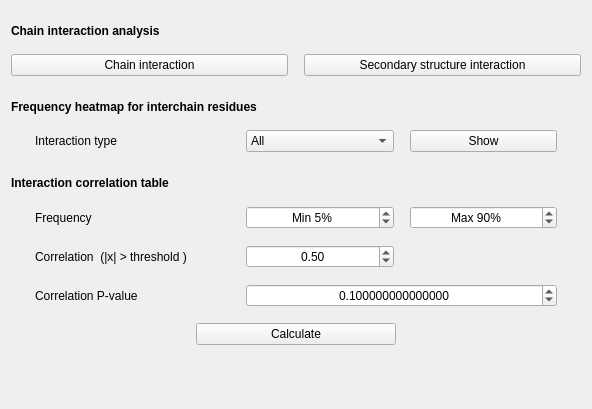
     <widget class="QWidget" name="tab_4">
      <property name="sizePolicy">
       <sizepolicy hsizetype="Minimum" vsizetype="Minimum">
        <horstretch>0</horstretch>
        <verstretch>0</verstretch>
       </sizepolicy>
      </property>
      <attribute name="title">
       <string>Edges</string>
      </attribute>
      <layout class="QVBoxLayout" name="verticalLayout_4">
       <property name="spacing">
        <number>24</number>
       </property>
       <property name="topMargin">
        <number>24</number>
       </property>
       <property name="bottomMargin">
        <number>24</number>
       </property>
       <item>
        <layout class="QVBoxLayout" name="verticalLayout_14">
         <property name="spacing">
          <number>24</number>
         </property>
         <property name="sizeConstraint">
          <enum>QLayout::SetFixedSize</enum>
         </property>
         <item>
          <layout class="QVBoxLayout" name="verticalLayout_29">
           <property name="spacing">
            <number>16</number>
           </property>
           <property name="topMargin">
            <number>0</number>
           </property>
           <item>
            <widget class="QLabel" name="label_6">
             <property name="font">
              <font>
               <weight>75</weight>
               <italic>false</italic>
               <bold>true</bold>
              </font>
             </property>
             <property name="text">
              <string>Chain interaction analysis</string>
             </property>
            </widget>
           </item>
           <item>
            <layout class="QHBoxLayout" name="horizontalLayout_26">
             <property name="spacing">
              <number>16</number>
             </property>
             <property name="topMargin">
              <number>0</number>
             </property>
             <item>
              <widget class="QPushButton" name="chain_graph">
               <property name="sizePolicy">
                <sizepolicy hsizetype="Fixed" vsizetype="Fixed">
                 <horstretch>0</horstretch>
                 <verstretch>0</verstretch>
                </sizepolicy>
               </property>
               <property name="minimumSize">
                <size>
                 <width>277</width>
                 <height>0</height>
                </size>
               </property>
               <property name="sizeIncrement">
                <size>
                 <width>200</width>
                 <height>0</height>
                </size>
               </property>
               <property name="toolTip">
                <string>Plot a graph of chains interaction</string>
               </property>
               <property name="text">
                <string>Chain interaction</string>
               </property>
              </widget>
             </item>
             <item>
              <widget class="QPushButton" name="SS_interaction">
               <property name="sizePolicy">
                <sizepolicy hsizetype="Fixed" vsizetype="Fixed">
                 <horstretch>0</horstretch>
                 <verstretch>0</verstretch>
                </sizepolicy>
               </property>
               <property name="minimumSize">
                <size>
                 <width>277</width>
                 <height>0</height>
                </size>
               </property>
               <property name="sizeIncrement">
                <size>
                 <width>200</width>
                 <height>0</height>
                </size>
               </property>
               <property name="text">
                <string>Secondary structure interaction</string>
               </property>
              </widget>
             </item>
            </layout>
           </item>
          </layout>
         </item>
         <item>
          <layout class="QVBoxLayout" name="verticalLayout_15">
           <property name="spacing">
            <number>16</number>
           </property>
           <property name="sizeConstraint">
            <enum>QLayout::SetFixedSize</enum>
           </property>
           <item>
            <widget class="QLabel" name="label_3">
             <property name="sizePolicy">
              <sizepolicy hsizetype="Minimum" vsizetype="Minimum">
               <horstretch>0</horstretch>
               <verstretch>0</verstretch>
              </sizepolicy>
             </property>
             <property name="font">
              <font>
               <weight>75</weight>
               <bold>true</bold>
              </font>
             </property>
             <property name="text">
              <string>Frequency heatmap for interchain residues</string>
             </property>
             <property name="wordWrap">
              <bool>true</bool>
             </property>
            </widget>
           </item>
           <item>
            <layout class="QGridLayout" name="gridLayout_5">
             <property name="leftMargin">
              <number>24</number>
             </property>
             <property name="topMargin">
              <number>0</number>
             </property>
             <property name="rightMargin">
              <number>24</number>
             </property>
             <item row="0" column="1">
              <widget class="QComboBox" name="interaction_sele">
               <property name="enabled">
                <bool>true</bool>
               </property>
               <property name="sizePolicy">
                <sizepolicy hsizetype="Preferred" vsizetype="Fixed">
                 <horstretch>0</horstretch>
                 <verstretch>0</verstretch>
                </sizepolicy>
               </property>
               <property name="minimumSize">
                <size>
                 <width>120</width>
                 <height>0</height>
                </size>
               </property>
               <property name="toolTip">
                <string>Interaction type</string>
               </property>
               <property name="editable">
                <bool>false</bool>
               </property>
               <item>
                <property name="text">
                 <string>All</string>
                </property>
               </item>
               <item>
                <property name="text">
                 <string>H-bond</string>
                </property>
               </item>
               <item>
                <property name="text">
                 <string>Ionic</string>
                </property>
               </item>
               <item>
                <property name="text">
                 <string>π-π stack</string>
                </property>
               </item>
               <item>
                <property name="text">
                 <string>π cation</string>
                </property>
               </item>
               <item>
                <property name="text">
                 <string>Disulfide</string>
                </property>
               </item>
               <item>
                <property name="text">
                 <string>Van der Waals</string>
                </property>
               </item>
               <item>
                <property name="text">
                 <string>IAC</string>
                </property>
               </item>
              </widget>
             </item>
             <item row="0" column="0">
              <widget class="QLabel" name="label_35">
               <property name="sizePolicy">
                <sizepolicy hsizetype="Fixed" vsizetype="Preferred">
                 <horstretch>0</horstretch>
                 <verstretch>0</verstretch>
                </sizepolicy>
               </property>
               <property name="minimumSize">
                <size>
                 <width>195</width>
                 <height>0</height>
                </size>
               </property>
               <property name="text">
                <string>Interaction type</string>
               </property>
              </widget>
             </item>
             <item row="0" column="2">
              <widget class="QPushButton" name="show_inter_heatmap">
               <property name="sizePolicy">
                <sizepolicy hsizetype="Preferred" vsizetype="Fixed">
                 <horstretch>0</horstretch>
                 <verstretch>0</verstretch>
                </sizepolicy>
               </property>
               <property name="minimumSize">
                <size>
                 <width>120</width>
                 <height>0</height>
                </size>
               </property>
               <property name="text">
                <string>Show</string>
               </property>
              </widget>
             </item>
            </layout>
           </item>
          </layout>
         </item>
        </layout>
       </item>
       <item>
        <widget class="QWidget" name="correlation" native="true">
         <layout class="QVBoxLayout" name="verticalLayout_16">
          <property name="spacing">
           <number>0</number>
          </property>
          <property name="leftMargin">
           <number>0</number>
          </property>
          <property name="topMargin">
           <number>0</number>
          </property>
          <property name="rightMargin">
           <number>0</number>
          </property>
          <property name="bottomMargin">
           <number>0</number>
          </property>
          <item>
           <layout class="QVBoxLayout" name="correlation_lay">
            <property name="spacing">
             <number>16</number>
            </property>
            <property name="rightMargin">
             <number>24</number>
            </property>
            <property name="bottomMargin">
             <number>0</number>
            </property>
            <item>
             <widget class="QLabel" name="label_33">
              <property name="font">
               <font>
                <weight>75</weight>
                <bold>true</bold>
               </font>
              </property>
              <property name="text">
               <string>Interaction correlation table</string>
              </property>
             </widget>
            </item>
            <item>
             <layout class="QGridLayout" name="grid_12">
              <property name="leftMargin">
               <number>24</number>
              </property>
              <property name="topMargin">
               <number>0</number>
              </property>
              <property name="rightMargin">
               <number>0</number>
              </property>
              <item row="1" column="0">
               <widget class="QLabel" name="label_34">
                <property name="sizePolicy">
                 <sizepolicy hsizetype="Fixed" vsizetype="Preferred">
                  <horstretch>0</horstretch>
                  <verstretch>0</verstretch>
                 </sizepolicy>
                </property>
                <property name="minimumSize">
                 <size>
                  <width>195</width>
                  <height>0</height>
                 </size>
                </property>
                <property name="text">
                 <string>Frequency</string>
                </property>
               </widget>
              </item>
              <item row="1" column="1">
               <widget class="QSpinBox" name="min_presence">
                <property name="sizePolicy">
                 <sizepolicy hsizetype="Preferred" vsizetype="Fixed">
                  <horstretch>0</horstretch>
                  <verstretch>0</verstretch>
                 </sizepolicy>
                </property>
                <property name="minimumSize">
                 <size>
                  <width>120</width>
                  <height>0</height>
                 </size>
                </property>
                <property name="alignment">
                 <set>Qt::AlignCenter</set>
                </property>
                <property name="suffix">
                 <string>%</string>
                </property>
                <property name="prefix">
                 <string notr="true">Min </string>
                </property>
                <property name="maximum">
                 <number>100</number>
                </property>
                <property name="value">
                 <number>5</number>
                </property>
               </widget>
              </item>
              <item row="1" column="2">
               <widget class="QSpinBox" name="max_presence">
                <property name="sizePolicy">
                 <sizepolicy hsizetype="Minimum" vsizetype="Fixed">
                  <horstretch>0</horstretch>
                  <verstretch>0</verstretch>
                 </sizepolicy>
                </property>
                <property name="minimumSize">
                 <size>
                  <width>120</width>
                  <height>0</height>
                 </size>
                </property>
                <property name="alignment">
                 <set>Qt::AlignCenter</set>
                </property>
                <property name="suffix">
                 <string>%</string>
                </property>
                <property name="prefix">
                 <string>Max </string>
                </property>
                <property name="maximum">
                 <number>100</number>
                </property>
                <property name="value">
                 <number>90</number>
                </property>
               </widget>
              </item>
              <item row="2" column="0">
               <widget class="QLabel" name="label_37">
                <property name="sizePolicy">
                 <sizepolicy hsizetype="Fixed" vsizetype="Preferred">
                  <horstretch>0</horstretch>
                  <verstretch>0</verstretch>
                 </sizepolicy>
                </property>
                <property name="text">
                 <string>Correlation  (|x| &gt; threshold )</string>
                </property>
               </widget>
              </item>
              <item row="2" column="1">
               <widget class="QDoubleSpinBox" name="coeff_thr">
                <property name="sizePolicy">
                 <sizepolicy hsizetype="Preferred" vsizetype="Fixed">
                  <horstretch>0</horstretch>
                  <verstretch>0</verstretch>
                 </sizepolicy>
                </property>
                <property name="minimumSize">
                 <size>
                  <width>120</width>
                  <height>0</height>
                 </size>
                </property>
                <property name="alignment">
                 <set>Qt::AlignCenter</set>
                </property>
                <property name="prefix">
                 <string/>
                </property>
                <property name="maximum">
                 <double>1.000000000000000</double>
                </property>
                <property name="singleStep">
                 <double>0.010000000000000</double>
                </property>
                <property name="value">
                 <double>0.500000000000000</double>
                </property>
               </widget>
              </item>
              <item row="3" column="0">
               <widget class="QLabel" name="label_2">
                <property name="text">
                 <string>Correlation P-value</string>
                </property>
               </widget>
              </item>
              <item row="3" column="1" colspan="2">
               <widget class="QDoubleSpinBox" name="p_thr">
                <property name="sizePolicy">
                 <sizepolicy hsizetype="Minimum" vsizetype="Fixed">
                  <horstretch>0</horstretch>
                  <verstretch>0</verstretch>
                 </sizepolicy>
                </property>
                <property name="alignment">
                 <set>Qt::AlignCenter</set>
                </property>
                <property name="decimals">
                 <number>15</number>
                </property>
                <property name="maximum">
                 <double>1.000000000000000</double>
                </property>
                <property name="singleStep">
                 <double>0.001000000000000</double>
                </property>
                <property name="value">
                 <double>0.100000000000000</double>
                </property>
               </widget>
              </item>
             </layout>
            </item>
            <item>
             <layout class="QHBoxLayout" name="horizontalLayout_45">
              <property name="leftMargin">
               <number>24</number>
              </property>
              <property name="topMargin">
               <number>0</number>
              </property>
              <item>
               <widget class="QPushButton" name="calc_corr">
                <property name="sizePolicy">
                 <sizepolicy hsizetype="Fixed" vsizetype="Fixed">
                  <horstretch>0</horstretch>
                  <verstretch>0</verstretch>
                 </sizepolicy>
                </property>
                <property name="minimumSize">
                 <size>
                  <width>200</width>
                  <height>0</height>
                 </size>
                </property>
                <property name="autoFillBackground">
                 <bool>false</bool>
                </property>
                <property name="text">
                 <string>Calculate</string>
                </property>
                <property name="autoDefault">
                 <bool>false</bool>
                </property>
                <property name="default">
                 <bool>false</bool>
                </property>
                <property name="flat">
                 <bool>false</bool>
                </property>
               </widget>
              </item>
             </layout>
            </item>
           </layout>
          </item>
         </layout>
        </widget>
       </item>
       <item>
        <spacer name="verticalSpacer_2">
         <property name="orientation">
          <enum>Qt::Vertical</enum>
         </property>
         <property name="sizeHint" stdset="0">
          <size>
           <width>20</width>
           <height>40</height>
          </size>
         </property>
        </spacer>
       </item>
      </layout>
     </widget>
